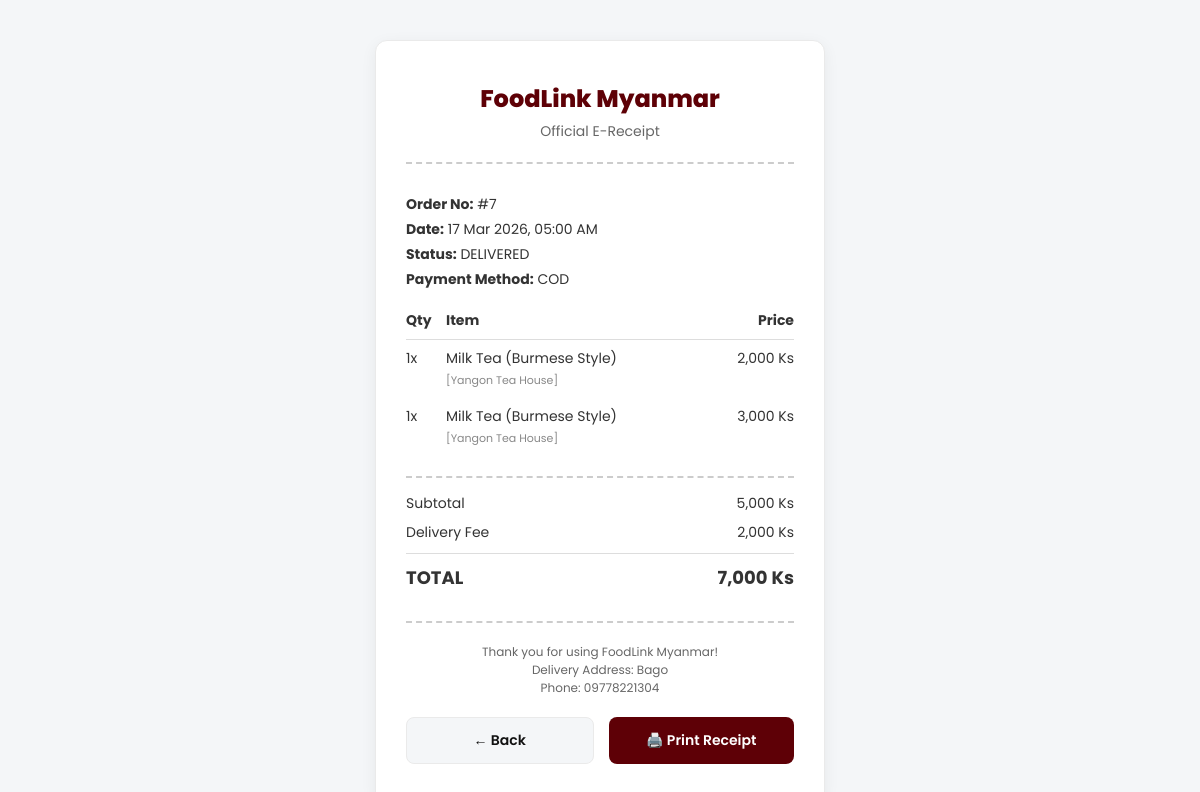
Screenshot of /foodlink/receipt.php?id=7 (signed in) with the database file from the repository.
### tables this page shows
CREATE TABLE `orders` (
  `order_id` int(11) NOT NULL,
  `user_id` int(11) NOT NULL,
  `rider_id` int(11) DEFAULT NULL,
  `total_amount` decimal(10,2) NOT NULL,
  `delivery_address` text NOT NULL,
  `phone_number` varchar(20) NOT NULL,
  `notes` text DEFAULT NULL,
  `payment_method` varchar(50) DEFAULT 'COD',
  `status` varchar(50) DEFAULT 'pending',
  `created_at` timestamp NOT NULL DEFAULT current_timestamp()
);

CREATE TABLE `order_items` (
  `order_item_id` int(11) NOT NULL,
  `order_id` int(11) NOT NULL,
  `item_id` int(11) NOT NULL,
  `quantity` int(11) NOT NULL,
  `price` decimal(10,2) NOT NULL
);

CREATE TABLE `menu_items` (
  `item_id` int(11) NOT NULL,
  `category_id` int(11) DEFAULT NULL,
  `name` varchar(100) NOT NULL,
  `description` text DEFAULT NULL,
  `price` decimal(10,2) NOT NULL,
  `availability_status` tinyint(1) DEFAULT 1,
  `image_url` varchar(255) DEFAULT 'assets/default_food.png',
  `restaurant_id` int(11) DEFAULT NULL,
  `is_available` tinyint(1) DEFAULT 1,
  `is_special` tinyint(1) DEFAULT 0,
  `discount_percent` int(11) DEFAULT 0
);

CREATE TABLE `restaurants` (
  `restaurant_id` int(11) NOT NULL,
  `vendor_id` int(11) DEFAULT NULL,
  `name` varchar(100) NOT NULL,
  `description` text DEFAULT NULL,
  `status` enum('pending','approved','rejected') DEFAULT 'pending',
  `image_url` varchar(255) DEFAULT 'assets/default_restaurant.png',
  `city` varchar(50) DEFAULT 'Yangon',
  `phone` varchar(20) DEFAULT NULL,
  `is_open` tinyint(1) DEFAULT 1,
  `delivery_fee` int(11) DEFAULT 0,
  `est_time` varchar(50) DEFAULT '20-30 min'
);

### foodlink/receipt.php (the view, shortened to what this page needs)
<?php
require 'includes/db.php';
$order_id = (int)$_GET['id'];
$user_id = $_SESSION['user_id'];
$stmt = $pdo->prepare("SELECT * FROM orders WHERE order_id = ? AND user_id = ?");
$stmt->execute([$order_id, $user_id]);
$order = $stmt->fetch();
$items_stmt = $pdo->prepare("
    SELECT oi.quantity, oi.price, m.name, r.name as restaurant_name
    FROM order_items oi
    JOIN menu_items m ON oi.item_id = m.item_id
    JOIN restaurants r ON m.restaurant_id = r.restaurant_id
    WHERE oi.order_id = ?
");
$items_stmt->execute([$order_id]);
$order_items = $items_stmt->fetchAll();
$subtotal = 0;
foreach($order_items as $item) {
    $subtotal += ($item['price'] * $item['quantity']);
}
$delivery_fee = $order['total_amount'] - $subtotal;
?>
<!DOCTYPE html>
<html lang="en">
<head>
    <link rel="stylesheet" href="assets/style.css">
</head>
<body>
    <div class="receipt-card">
        <div class="receipt-header">
            <h1>FoodLink Myanmar</h1>
            <p>Official E-Receipt</p>
        </div>
        <div class="receipt-details">
            <p><strong>Order No:</strong> #<?= $order['order_id'] ?></p>
            <p><strong>Date:</strong> <?= date('d M Y, h:i A', strtotime($order['created_at'])) ?></p>
            <p><strong>Status:</strong> <?= strtoupper($order['status']) ?></p>
            <p><strong>Payment Method:</strong> <?= htmlspecialchars($order['payment_method']) ?></p>
        </div>
        <table class="item-list">
            <thead>
                <tr>
                    <th class="qty">Qty</th>
                    <th>Item</th>
                    <th class="price">Price</th>
                </tr>
            </thead>
            <tbody>
                <?php foreach($order_items as $item): ?>
                    <tr>
                        <td class="qty"><?= $item['quantity'] ?>x</td>
                        <td>
                            <?= htmlspecialchars($item['name']) ?><br>
                            <small style="color: #888; font-size: 11px;">[<?= htmlspecialchars($item['restaurant_name']) ?>]</small>
                        </td>
                        <td class="price"><?= number_format($item['price'] * $item['quantity'], 0) ?> Ks</td>
                    </tr>
                <?php endforeach; ?>
            </tbody>
        </table>
        <div class="totals">
            <div class="totals-row">
                <span>Subtotal</span>
                <span><?= number_format($subtotal, 0) ?> Ks</span>
            </div>
            <div class="totals-row">
                <span>Delivery Fee</span>
                <span><?= number_format($delivery_fee, 0) ?> Ks</span>
            </div>
            <div class="totals-row grand-total">
                <span>TOTAL</span>
                <span><?= number_format($order['total_amount'], 0) ?> Ks</span>
            </div>
        </div>
        <div style="text-align: center; color: #666; font-size: 12px; border-top: 2px dashed #ccc; padding-top: 20px;">
            <p>Thank you for using FoodLink Myanmar!</p>
            <p>Delivery Address: <?= htmlspecialchars($order['delivery_address']) ?></p>
            <p>Phone: <?= htmlspecialchars($order['phone_number']) ?></p>
        </div>
        <div class="action-buttons">
            <a href="my_orders.php" class="btn-back">← Back</a>
            <button onclick="window.print()" class="btn-print">🖨️ Print Receipt</button>
        </div>
    </div>
</body>
</html>

### foodlink/assets/style.css (style rules this page uses)
:root { --primary-color: #5E0006; --primary-hover: #8A0009; --accent-color: #F5A623; --bg-light: #F4F6F8; --white: #FFFFFF; --text-dark: #111111; --text-muted: #666666; --border-light: #EAEAEA; --shadow-card: 0 4px 16px rgba(0,0,0,0.06); --shadow-hover: 0 12px 24px rgba(94, 0, 6, 0.15); }
* { margin: 0; padding: 0; box-sizing: border-box; font-family: 'Poppins', sans-serif; }
body { background-color: var(--bg-light); color: var(--text-dark); -webkit-font-smoothing: antialiased; }

### foodlink/receipt.php (style rules this page uses)
body { background: var(--bg-light); display: flex; justify-content: center; padding: 40px 20px; }
.receipt-card { background: var(--white); width: 100%; max-width: 450px; padding: 40px 30px; border-radius: 12px; box-shadow: var(--shadow-card); border: 1px solid var(--border-light); font-family: 'Courier New', Courier, monospace; color: #333; }
.receipt-header { text-align: center; margin-bottom: 30px; border-bottom: 2px dashed #ccc; padding-bottom: 20px; }
.receipt-header h1 { margin: 0; font-family: 'Poppins', sans-serif; color: var(--primary-color); font-size: 24px; font-weight: 800; }
.receipt-header p { margin: 5px 0 0; font-size: 14px; color: #666; }
.receipt-details { margin-bottom: 20px; font-size: 14px; }
.receipt-details p { margin: 4px 0; }
.item-list { width: 100%; border-collapse: collapse; margin-bottom: 20px; font-size: 14px; }
.item-list th { text-align: left; border-bottom: 1px solid #ddd; padding-bottom: 8px; }
.item-list td { padding: 8px 0; vertical-align: top; }
.item-list .qty { width: 40px; }
.item-list .price { text-align: right; }
.totals { border-top: 2px dashed #ccc; padding-top: 15px; margin-bottom: 30px; }
.totals-row { display: flex; justify-content: space-between; margin-bottom: 8px; font-size: 14px; }
.grand-total { font-size: 18px; font-weight: bold; margin-top: 10px; border-top: 1px solid #ddd; padding-top: 10px; }
.action-buttons { display: flex; gap: 15px; margin-top: 20px; font-family: 'Poppins', sans-serif; }
.action-buttons a, .action-buttons button { flex: 1; text-align: center; padding: 12px; border-radius: 8px; text-decoration: none; font-weight: 600; font-size: 14px; cursor: pointer; transition: 0.3s; }
.btn-back { background: var(--bg-light); color: var(--text-dark); border: 1px solid var(--border-light); }
.btn-print { background: var(--primary-color); color: var(--white); border: none; }

### rows the page displays
orders: order_id "7", created_at "17 Mar 2026, 05:00 AM", status "DELIVERED", payment_method "COD", total_amount "2,000", total_amount "7,000", delivery_address "Bago", phone_number "09778221304"
order_items: quantity "1", item.name "Milk Tea (Burmese Style)", restaurants.name "Yangon Tea House", $item['price'] * $item['quantity'] "2,000"
order_items: quantity "1", item.name "Milk Tea (Burmese Style)", restaurants.name "Yangon Tea House", $item['price'] * $item['quantity'] "3,000"

### other values shown
$subtotal "5,000"
